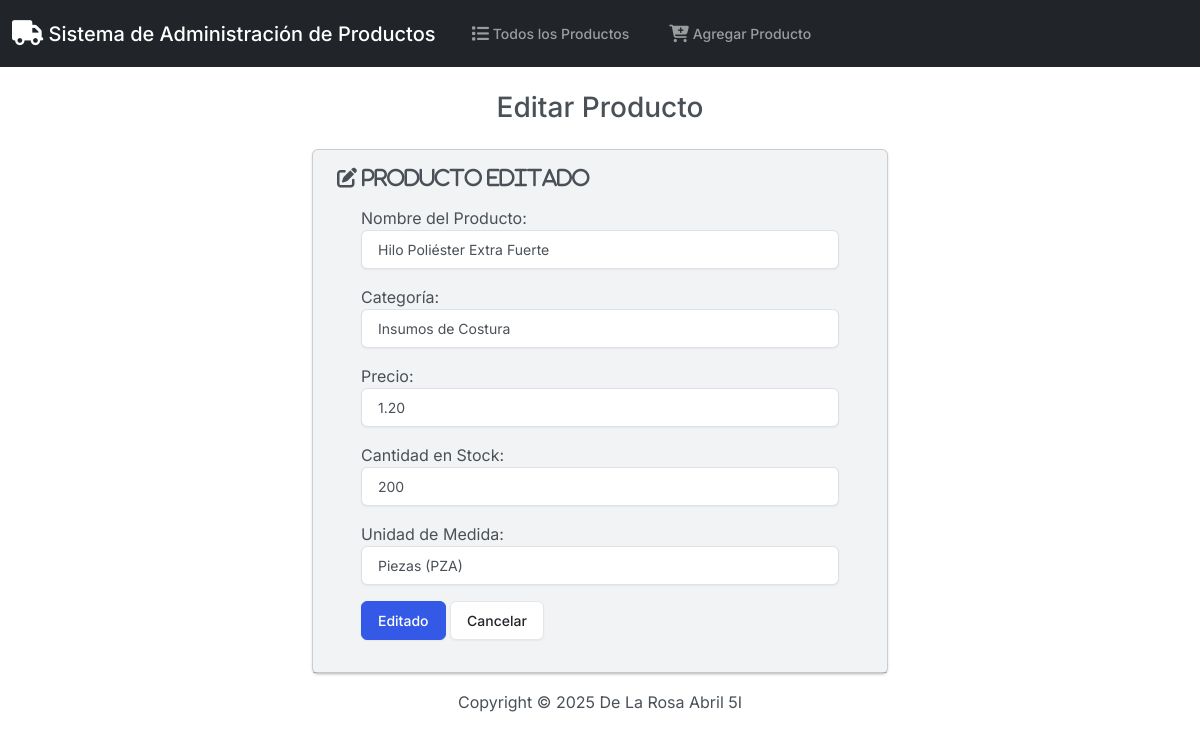
Page /edit/4/ on the committed database.
### app_productos/models.py (models this page shows, shortened)
class Producto(models.Model):
    nombre = models.CharField(max_length=100)
    categoria = models.CharField(max_length=100)
    precio = models.DecimalField(max_digits=10, decimal_places=2)
    stock = models.IntegerField()
    unidad_medida = models.CharField(max_length=50)

### app_productos/views.py (the view)
# urls.py: path('edit/<int:id>/', views.edit, name='edit'),
def edit(request, id):
    producto = get_object_or_404(Producto, pk=id)
    if request.method == 'POST':
        form = ProductoForm(request.POST, instance=producto)
        if form.is_valid():
            form.save()
            return HttpResponseRedirect(reverse('index'))
        else:
            return render(request, 'app_productos/edit.html', {
                'form': form, # Pasa el formulario con los datos y errores para que se muestren
            })
    else:
        form = ProductoForm(instance=producto)
    return render(request, 'app_productos/edit.html', {
        'form': form # Siempre pasa el formulario (pre-rellenado para GET, con errores para POST inválido)
    })

### app_productos/forms.py
class ProductoForm(forms.ModelForm):
    class Meta:
        model = Producto
        fields = ['nombre', 'categoria', 'precio', 'stock', 'unidad_medida']
        labels = {
            'nombre': 'Nombre del Producto',
            'categoria': 'Categoría',
            'precio': 'Precio',
            'stock': 'Cantidad en Stock',
            'unidad_medida': 'Unidad de Medida',
        }
        widgets = {
            'nombre': forms.TextInput(attrs={'class': 'form-control'}),
            'categoria': forms.TextInput(attrs={'class': 'form-control'}),
            'precio': forms.NumberInput(attrs={'class': 'form-control'}),
            'stock': forms.NumberInput(attrs={'class': 'form-control'}),
            'unidad_medida': forms.TextInput(attrs={'class': 'form-control'}),
        }

### app_productos/templates/app_productos/edit.html (shortened to what this page needs)
{% extends "app_productos/base.html" %}
{% block body %}
    <h3 class="text-center m-4"> Editar Producto </h3>
{% if success %}
    <div class="row justify-content-center">
        <div class="col-6">
            <div class="card bg-light mb-3">
                <div class="card-header">
                    <i class="fa-solid fa-pen-to-square fa-lg"> Producto editado</i>
                <div class="card-body">
                    <form action="" method="POST">
                    {{ form.as_p}}
                    <button type="submit" class="btn btn-primary"> Editado </button>
                    <a href="{% url 'index' %}" class="btn btn-secondary"> Cancelar </a>
                    </form>
                </div>
            </div>
        </div>
    </div>
{% endif%}
{% endblock %}

### rows in the picture
Producto: nombre "Hilo Poliéster Extra Fuerte", categoria "Insumos de Costura", precio "1.20", stock "200", unidad_medida "Piezas (PZA)"
